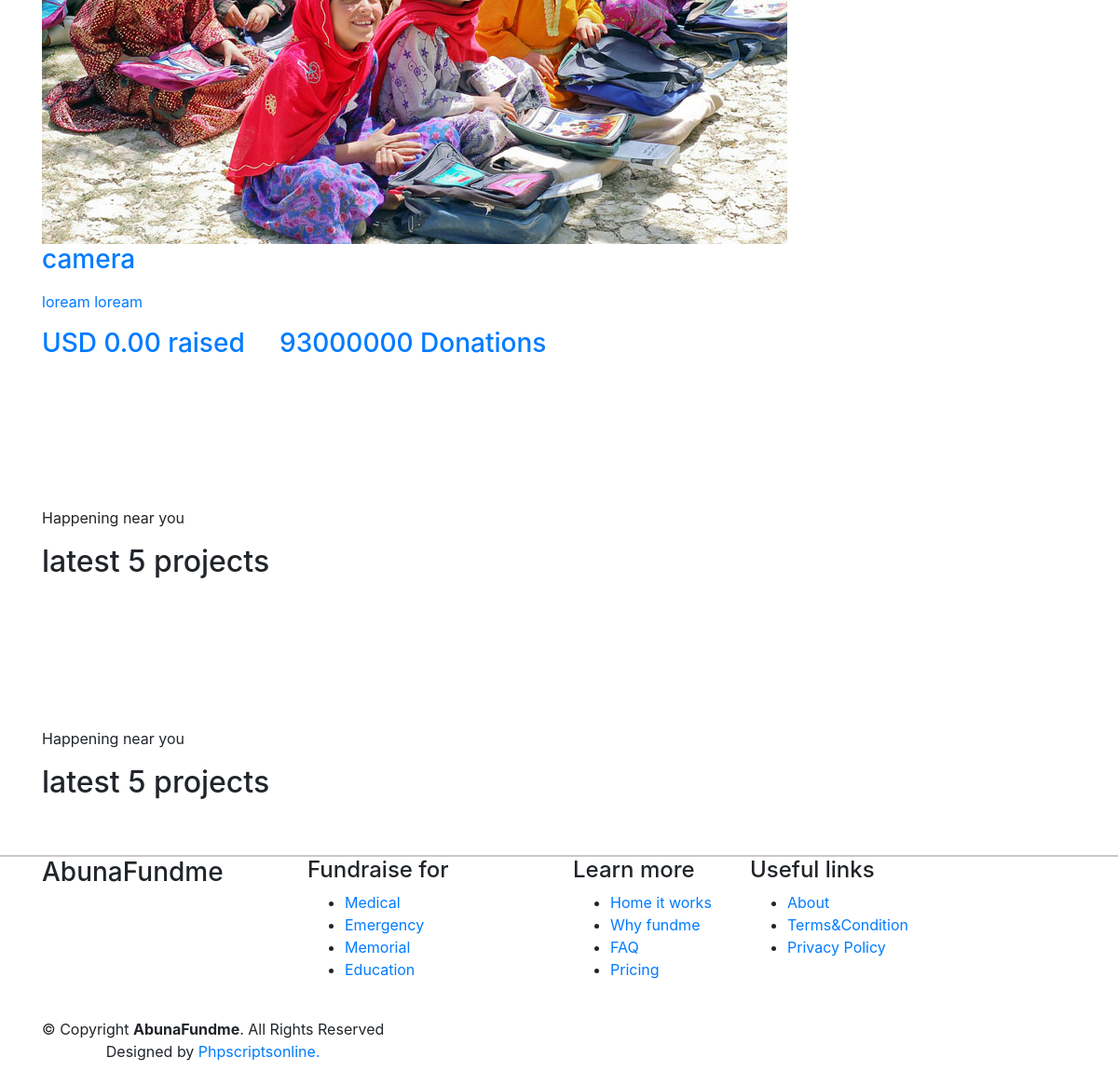
Before: / (lower part) with the older database file.
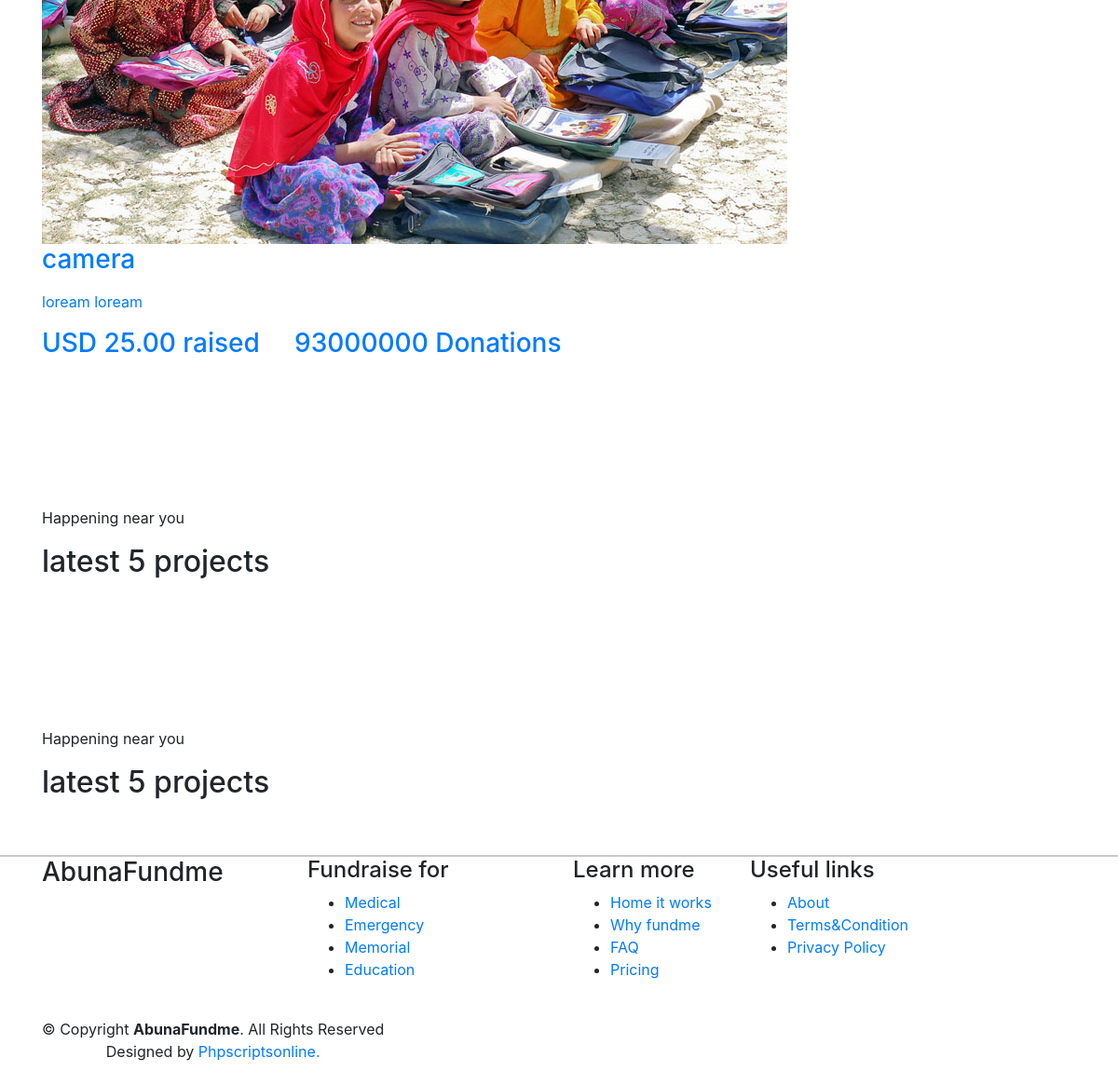
After: the same page with the newer database file.
### D_project/models.py (models this page shows, shortened)
class Project(models.Model):
    user = models.ForeignKey(get_user_model(), on_delete=models.CASCADE,default=1)
    name=models.CharField(max_length=50)
    category = models.ForeignKey(Category,on_delete=models.CASCADE,null=True)
    target = models.DecimalField(max_digits=10, decimal_places=2, default=100)
    current_amount = models.DecimalField(max_digits=10, decimal_places=2, default=0)
    tags = models.ManyToManyField(Tag)
    description=models.TextField(default="loream loream",max_length=800,null=True)
    start=models.DateTimeField(auto_now_add=True)
    end=models.DateTimeField()
    @classmethod
    def GetLatestFiveProjects(self):
        return self.objects.all()[:5]

### home/views.py (the view)
# urls.py: 2. Add a URL to urlpatterns:  path('', views.home, name='home')
def home(req):
    images=[]
    for project in Project.GetLatestFiveProjects():
        print(project.tags)
        images.append(Image.GetProjactImage(project))
    print(images)
    theLatest = zip(Project.GetLatestFiveProjects(), images)
    context={'theLatest':theLatest}
    return render(req,'home.html',context)

### D_project/models.py (called while the page is built)
    @classmethod
    def GetProjactImage(self,projact):
        return f'/media/{self.objects.filter(project=projact).first().image}'

### templates/home.html (shortened to what this page needs)
{%extends 'base.html'%}
{% block content %}
<main id="main">
  <section id="testimonials" class="testimonials section-bg">
    <div class="container">
      <div class="row">
        <div class="col-lg-12" data-aos="fade-up" data-aos-delay="100">
          <div
            class="testimonials-slider swiper"
            data-aos="fade-up"
            data-aos-delay="100"
          >
            <div class="swiper-wrapper">
              {%for project,img in theLatest%}
              <div class="swiper-slide">
                <div class="testimonial-item">
                  <a
                    href="{%url 'project_details' project.id%}"
                  >
                    <img
                      src={{img}}
                      class="testimonial-img img-fluid"
                      alt=""
                    />
                    <h3>{{project.name}}</h3>
                    <p>{{project.description}}</p>
                    <h3>USD {{project.current_amount}} raised &nbsp; &nbsp; 93000000 Donations</h3>
                  </a>
                </div>
              </div>
              {% endfor %}
            </div>
          </div>
        </div>
      </div>
    </div>
  </section>
  <section id="testimonials" class="testimonials section-bg">
    <div class="container">
      <div class="section-title" data-aos="fade-right">
        <p>Happening near you</p>
        <h2>latest 5 projects</h2>
      </div>
      <div class="row">
        <div class="col-lg-12" data-aos="fade-up" data-aos-delay="100">
        </div>
      </div>
    </div>
  </section>
  <section id="testimonials" class="testimonials section-bg">
    <div class="container">
      <div class="section-title" data-aos="fade-right">
        <p>Happening near you</p>
        <h2>latest 5 projects</h2>
      </div>
      <div class="row">
        <div class="col-lg-12" data-aos="fade-up" data-aos-delay="100">
        </div>
      </div>
    </div>
  </section>
  {% endblock %}

Changed rows visible on the page:
changed Project "camera": current_amount "0.00" → "25.00"
